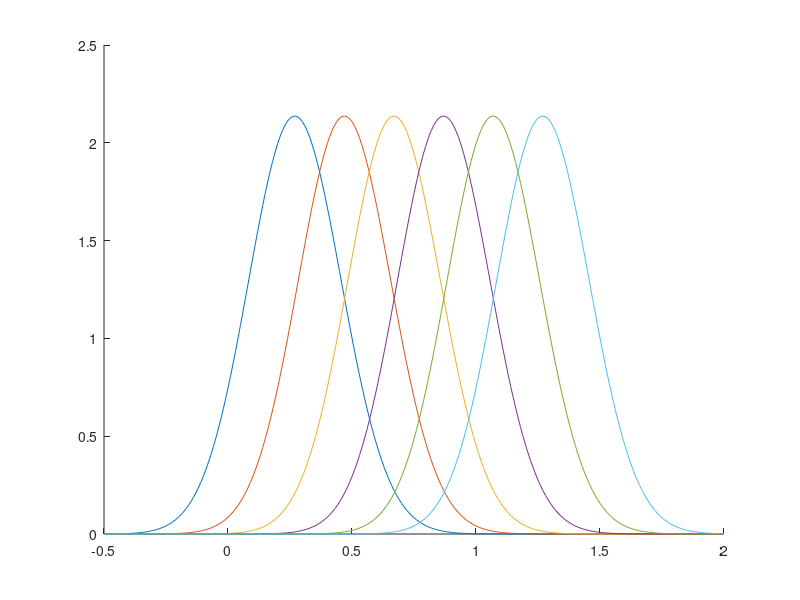
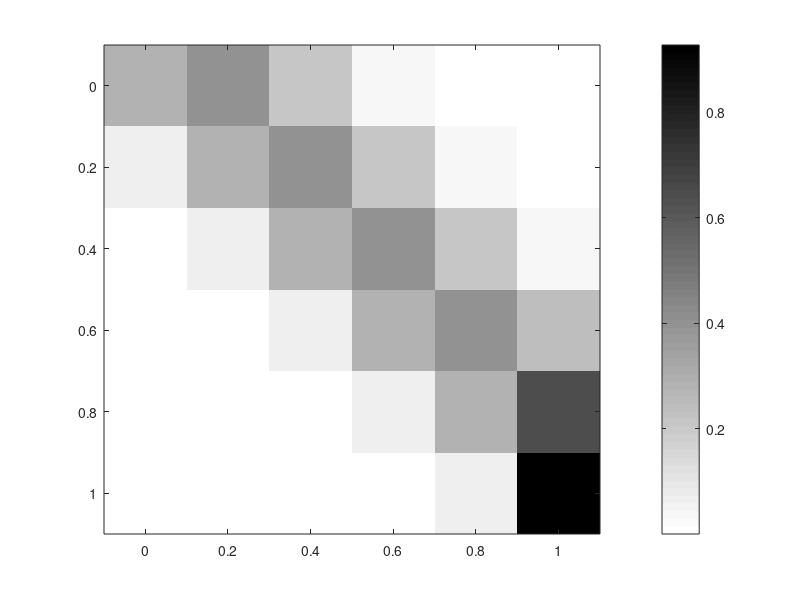
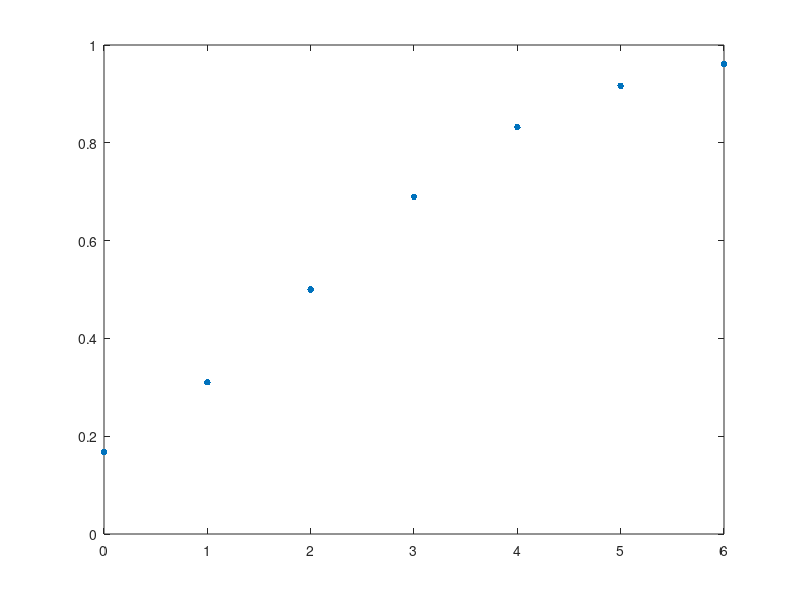
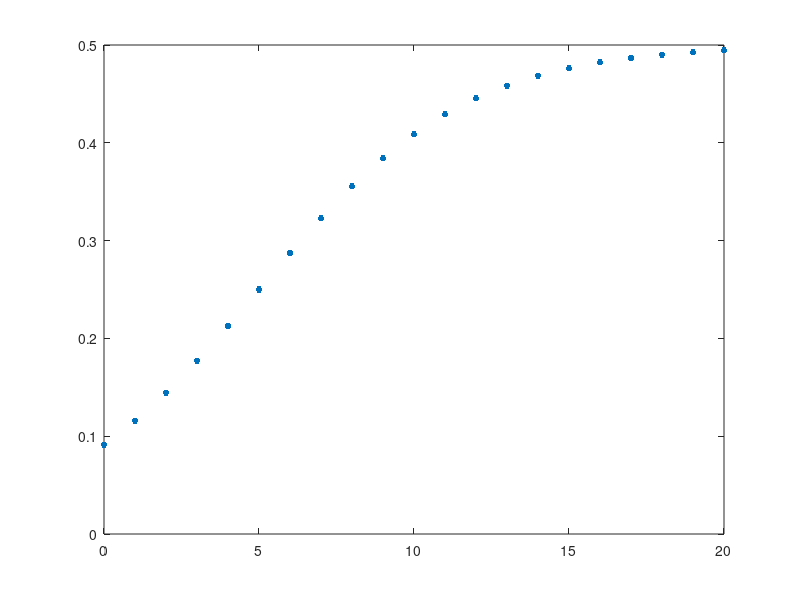

These charts were generated, in order, by the following MATLAB code:
clear all; clc; close all;

gaussian = @(x, mu, sigma) 1/(sigma*sqrt(2*pi))*exp(-0.5*((x-mu)./sigma).^2);
% skewedgaussian = @(x, mu, sigma, alpha) 2*gaussian(x, mu, sigma).*normcdf(alpha*x, mu, sigma);
skewedgaussian = @(x, mu, sigma, alpha) 2*gaussian(x, mu, sigma).*normcdf(alpha*(x-mu)/sigma);
% x =-20:0.001:100;
% y = skewedgaussian(x, 2, 1, 20);
% figure
% hold on
% plot(x, y)
% trapz(x,y)/2

y=0:0.2:1;
y=[y,2];
ny = length(y);
x = -0.5:0.01:2;
s = zeros(6);
figure()
hold on
for j=1:6
    pdfy = skewedgaussian(x, min(1.2, y(j+1)), 0.2, 0.5);
    plot(x, pdfy)
    for i=1:6
        xi = y(i):0.001:y(i+1);
        yi = skewedgaussian(xi, min(1.2, y(j+1)), 0.2, 0.5);
        s(j, i) = trapz(xi, yi);
    end
end
aa = [y(1), y(6)];
figure
imagesc(aa, aa, s)
colormap(flipud(gray))
colorbar()
s

%%
nfail = 0:6;
sigmo = 1./(1+exp(-0.8*(nfail-2)));
figure
plot (nfail, sigmo, '.', 'MarkerSize',15)

%%
close all
naction = 0:20;
sigm_action = 0.5*1./(1+exp(-0.3*(naction-5)))
figure
plot(naction, sigm_action, '.', 'MarkerSize', 15)

        
    
    
    
    
    
    
% xs = 0;
% x = xs:xs+5;
% npx = sum(x>=0)
% y = binopdf(x,npx,0.5);
% sum(y)
% figure
% bar(x,y,1)
% xlabel('Observation')
% ylabel('Probability')


% for i=1:6
%     for j=1:6
        